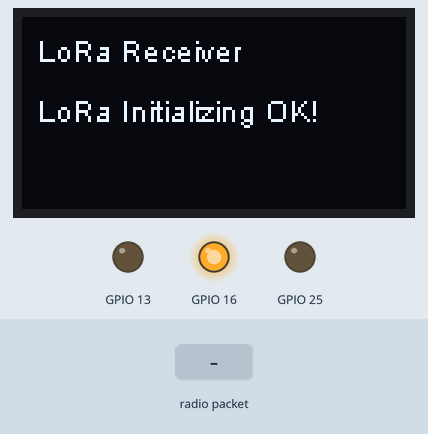
Recording of a sketch running on a simulated ESP32. On the bench: 128×64 one-colour display, output pins drawn as LEDs (lit = HIGH). The inputs (shaded band) are chosen by the test bench. No radio packets arrive unless stated; what the sketch prints to the serial monitor is not drawn.

Above: at 1.6 s.
1.7 s: radio packet "5" arrives
At 3.9 s:
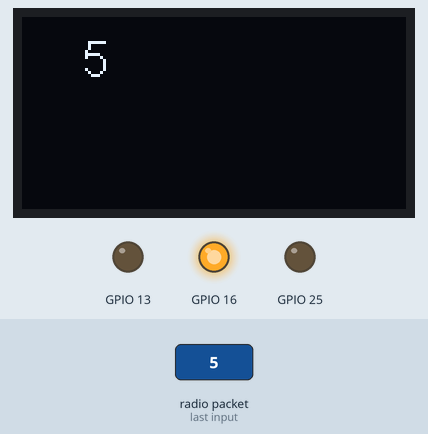
4.6 s: radio packet "90" arrives
At 7.2 s:
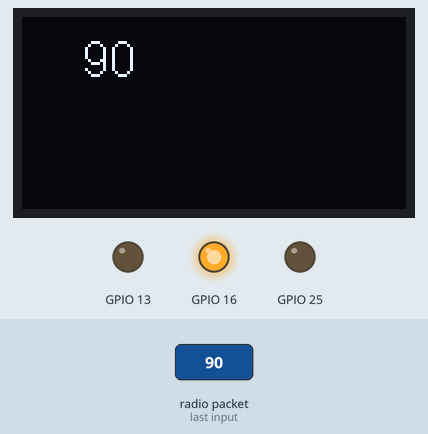
7.5 s: radio packet "200" arrives
At 9.5 s:
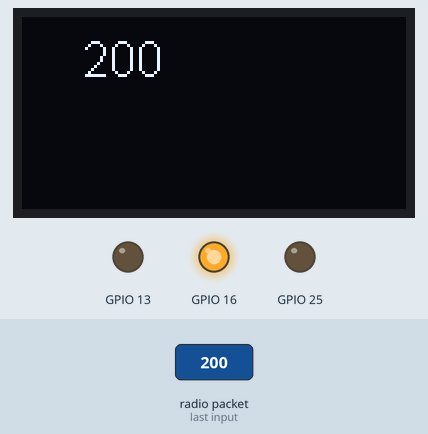
Timing chart, 0 to 11.0 s (numbered marks = the images above; inputs shaded):
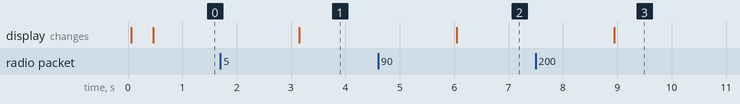

The sketch:

et_yer_istasyonu_alici_drone_uzerinde_kurtarma_sistemi_testi.ino
```cpp
#include <SPI.h>
#include <LoRa.h>
#include "SSD1306.h"

SSD1306  display(0x3c, 4, 15);


#define SS      18
#define RST     14
#define DI0     26
#define BAND    433E6
String bosluk;
int spacePos;
int b,c;


void setup() {
  pinMode(25, OUTPUT);
  pinMode(13,OUTPUT);
  pinMode(16,OUTPUT);
  digitalWrite(16, LOW);    // set GPIO16 low to reset OLED
  delay(50);
  digitalWrite(16, HIGH);
  display.init();
  display.flipScreenVertically();
  display.setFont(ArialMT_Plain_10);
  display.setTextAlignment(TEXT_ALIGN_LEFT);

  Serial.begin(115200);
  while (!Serial); //if just the the basic function, must connect to a computer
  delay(350);

  display.drawString(5,5,"LoRa Receiver");
  display.display();
  SPI.begin(5,19,27,18);
  LoRa.setPins(SS,RST,DI0);

  if (!LoRa.begin(BAND))
  {
    display.drawString(5,25,"Starting LoRa failed!");
    while (1);
  }

  display.drawString(5,25,"LoRa Initializing OK!");
  display.display();
}
void loop()
{

  //paket alınıp alınmadığını kontrol ediyor
  int packetSize = LoRa.parsePacket();
  //paket alındı ise
  if (packetSize)
  {
    // received a packets
    display.clear();
    display.setFont(ArialMT_Plain_16);


    // read packet

    while (LoRa.available())
   {

    {
    String a = LoRa.readString();
    Serial.println(a);
    spacePos = a.indexOf(' ');
    b = a.substring(0,spacePos).toInt();
    c = a.substring(spacePos+1).toInt();
    if(c >= 235){
      digitalWrite(13, HIGH);
      for(int i=0;i<=20;i++){
         digitalWrite (25,HIGH);
         delayMicroseconds(1500);
         digitalWrite (25,LOW);
         delay(20);

        }
      }
    else{
      digitalWrite(13, LOW);
       for(int i=0;i<=20;i++){
         digitalWrite (25,HIGH);
         delayMicroseconds(500);
         digitalWrite (25,LOW);
         delay(20);

        }
      }


    display.drawString(20,5, a);
    display.display();
    }
   }

  }
}
```

Measured:
- after the input at 1.7 s, the display: changes after 1.4 s (image 1)
- after the input at 4.6 s, the display: changes after 1.4 s (image 2)
- after the input at 7.5 s, the display: changes after 1.4 s (image 3)
